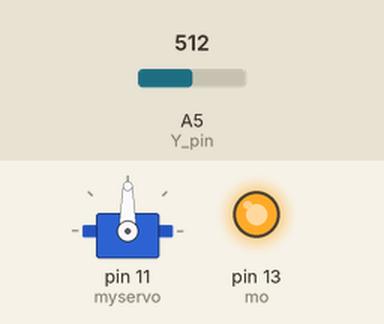
Simulated run of this sketch. Board: Arduino Uno, built with avr-gcc and run on an emulated ATmega328P. Shown: servo, output pins drawn as LEDs (lit = HIGH). The test bench sets the inputs (shaded band); at power-on: A5 (Y_pin) = 512.

Above: at 1.2 s.
1.3 s: A5 (Y_pin) set to 716
At 2.5 s:
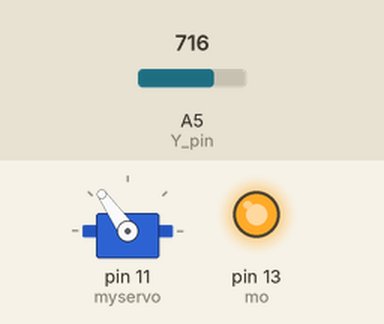
2.8 s: A5 (Y_pin) set to 900
At 3.3 s:
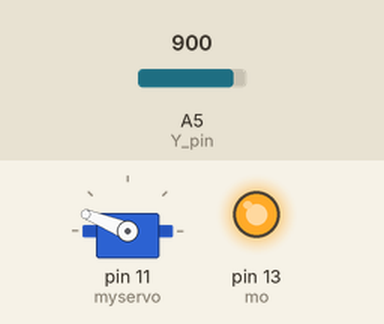
4.3 s: A5 (Y_pin) set to 1023
At 4.8 s:
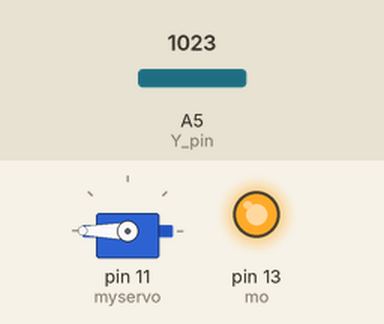
5.8 s: A5 (Y_pin) set to 306
At 6.8 s:
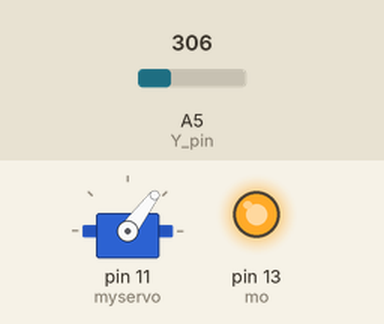
7.3 s: A5 (Y_pin) set to 122
At 8.3 s:
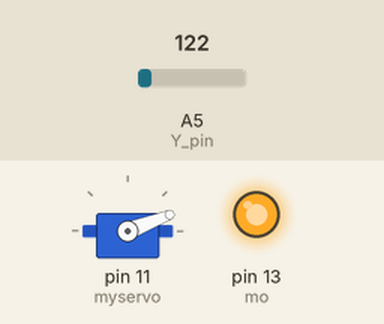
Timing chart, 0 to 9.8 s (numbered marks = the images above; inputs shaded):
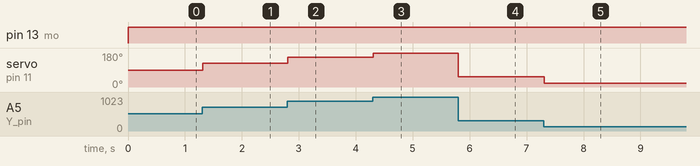

The sketch:

servo_joydtivk.ino
```cpp
#include <Servo.h>

const int Y_pin = A5; // analog pin connected to Y output


Servo myservo;


int val;
int mo = 13;


void setup() {
  pinMode(mo, OUTPUT);

  myservo.attach(11);

}


void loop() {
  digitalWrite(mo, HIGH );

  val = analogRead(Y_pin);

  val = map(val, 0, 1023, 0, 180);

  myservo.write(val);

  delay(15);

}
```

Measured:
- after the input at 1.3 s, servo on pin 11 (myservo): 90° → 125° at once
- after the input at 2.8 s, servo on pin 11 (myservo): 125° → 158° at once
- after the input at 4.3 s, servo on pin 11 (myservo): 158° → 180° at once
- after the input at 5.8 s, servo on pin 11 (myservo): 180° → 53° at once
- after the input at 7.3 s, servo on pin 11 (myservo): 53° → 21° at once
